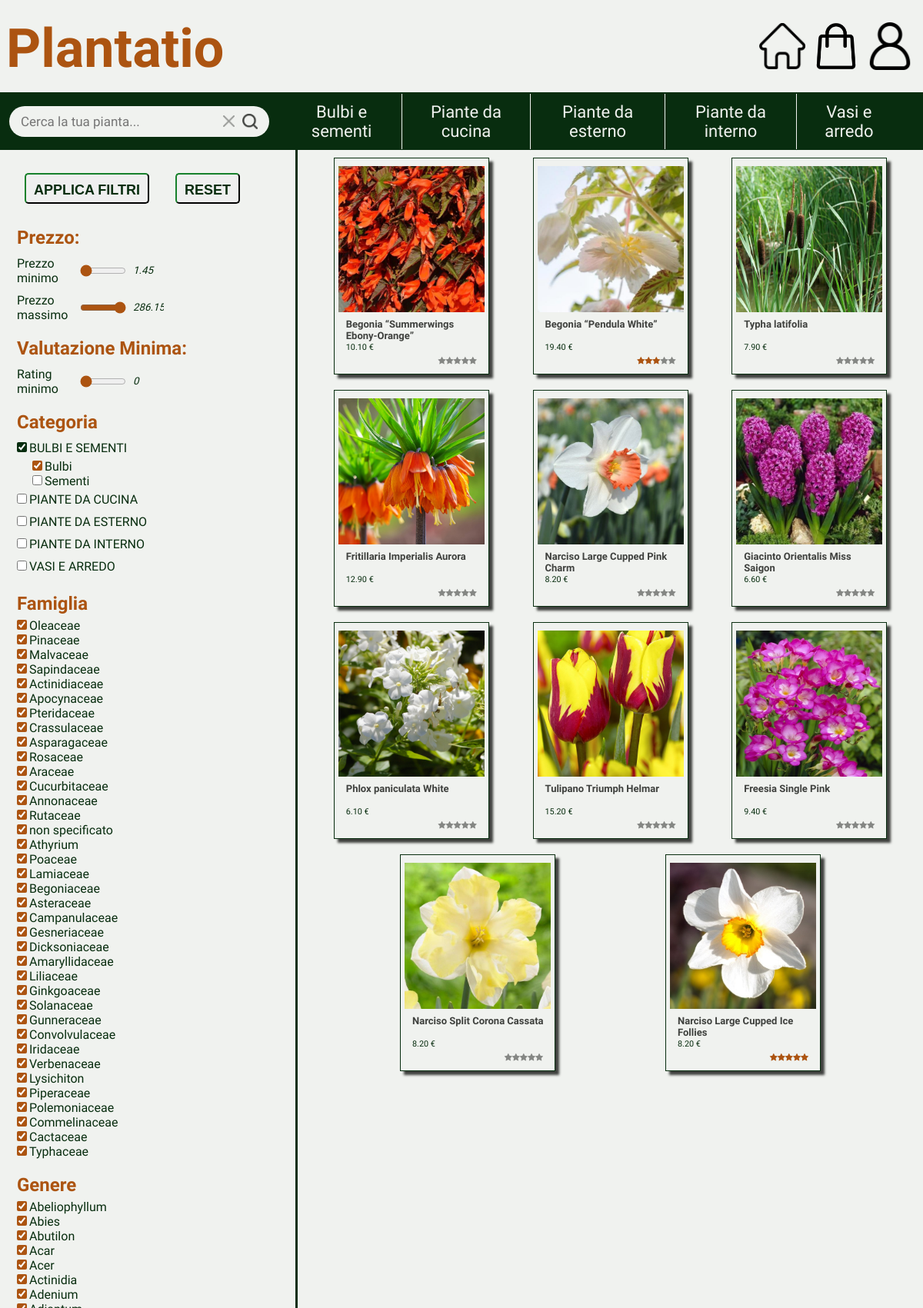
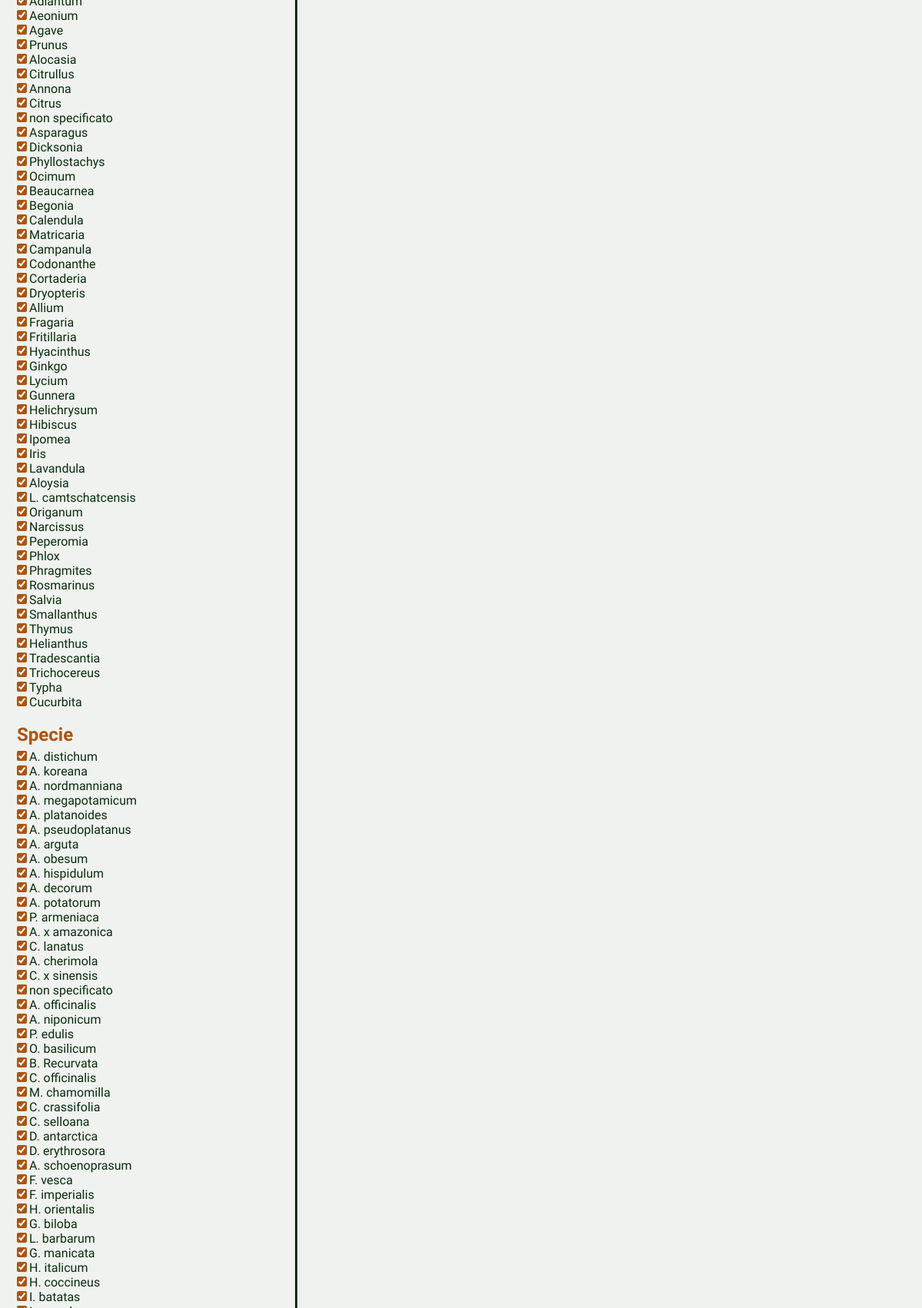
The app's page /search.php?sottocategoriaSelezionata=Bulbi (upper part) with its own data (2 pictures, top to bottom).
### tables this page shows
CREATE TABLE Prodotti (
    nome_prodotto VARCHAR(150) PRIMARY KEY,
    prezzo DECIMAL(10, 2) NOT NULL,
    id_sottocategoria VARCHAR(100) NOT NULL,
    presente BOOLEAN DEFAULT 1,
    stock INT NOT NULL,
    nome_volgare VARCHAR(50),  
    nome_scientifico VARCHAR(50),
    famiglia VARCHAR(50),
    genere VARCHAR(50),
    specie VARCHAR(50),
    dimensioni VARCHAR(30),  
    profumo VARCHAR(30),  
    tipologia_foglia VARCHAR(30),
    colore_foglia VARCHAR(30), 
    descrizione TEXT,
    voto INT NOT NULL
);

### search.php (called while the page is built, shortened)
<?php
require_once 'bootstrap.php';
$templateParams["titolo"] = "Plantatio";
$templateParams["js"] = array("js/search.js", "js/nav.js", "js/header.js");
$templateParams["asideContent"] = "template/filter-panel.php";
if(isset($_GET['sottocategoriaSelezionata'])){
    $templateParams["searchedSubCategory"] = str_replace(' ','',getStringWithSpaces($_GET['sottocategoriaSelezionata']));
    $templateParams["searchedCategory"] = str_replace(' ','', $dbh->getCategoryFromSubcategory(getStringWithSpaces($_GET['sottocategoriaSelezionata']))[0]["id_categoria"]);
    $templateParams["searchResults"] = $dbh->searchProductByName("");
}else if (isset($_GET['categoriaSelezionata'])) {
    $templateParams["searchedCategory"] = str_replace(' ','',getStringWithSpaces($_GET['categoriaSelezionata']));
    $templateParams["searchResults"] = $dbh->searchProductByName("");
}else if(isset($_GET['gruppoSelezionato'])){
    $templateParams["searchedGroup"] = $_GET['gruppoSelezionato'];
    $templateParams["searchResults"] = $dbh->searchProductByName("");
}else if (isset($_GET['fastSearch'])) {
    $templateParams["searchedWord"] = $_GET['fastSearch'];
    $templateParams["searchResults"] = $dbh->searchProductByName($_GET['fastSearch']);
}
$updatedResults = [];
foreach ($templateParams["searchResults"] as $result) {
    $result["nomeGruppo"] = $dbh->getProductGroups($result["nome_prodotto"]);
    $updatedResults[] = $result;
}
$templateParams["searchResults"] = $updatedResults;
require 'template/base.php';
?>

### database/database.php (called while the page is built, shortened)
<?php
class DatabaseHelper
{
    private $db;
    public function __construct($servername, $username, $password, $dbname, $port)
    {
        $this->db = new mysqli($servername, $username, $password, $dbname, $port);
    }
    public function getSubCategoriesFromCategory($nomeCategoria)
    {
        $stmt = $this->db->prepare("SELECT nome_sottocategoria FROM SottoCategorie WHERE id_categoria = ?");
        $stmt->bind_param('s', $nomeCategoria);
        $stmt->execute();
        $result = $stmt->get_result();
        return $result->fetch_all(MYSQLI_ASSOC);
    }
    public function getCategoryFromSubcategory($nomeSottoCategoria)
    {
        $stmt = $this->db->prepare("SELECT id_categoria FROM SottoCategorie WHERE nome_sottocategoria = ?");
        $stmt->bind_param('s', $nomeSottoCategoria);
        $stmt->execute();
        $result = $stmt->get_result();
        return $result->fetch_all(MYSQLI_ASSOC);
    }
    public function getCategories()
    {
        $stmt = $this->db->prepare("SELECT nome_categoria FROM Categorie");
        $stmt->execute();
        $result = $stmt->get_result();
        $categories = $result->fetch_all(MYSQLI_ASSOC);
        foreach ($categories as &$category) {
            $category["sottocategorie"] = array();
            $category["sottocategorie"] = $this->getSubCategoriesFromCategory($category["nome_categoria"]);
        }
        return $categories;
    }
    public function searchProductByName($name)
    {
        $text = "%" . $name . "%";
        $stmt = $this->db->prepare("SELECT * FROM prodotti WHERE nome_prodotto LIKE ? AND stock > 0 ORDER BY RAND()");
        $stmt->bind_param('s', $text);
        $stmt->execute();
        $result = $stmt->get_result();
        return $result->fetch_all(MYSQLI_ASSOC);
    }
    public function getProductGroups($nomeProdotto)
    {
        $stmt = $this->db->prepare("SELECT gruppi.nomeGruppo
                            FROM `prodotti`
                            INNER JOIN appartenenze ON prodotti.nome_prodotto = appartenenze.id_prodotto
                            INNER JOIN gruppi ON gruppi.nomeGruppo = appartenenze.id_gruppo
                            WHERE nome_prodotto = ?");
        $stmt->bind_param('s', $nomeProdotto);
        $stmt->execute();
        $result = $stmt->get_result();
        if ($result->num_rows === 0) {
            $result = "Nessuno";
        } else {
            $rows = $result->fetch_all(MYSQLI_ASSOC);
            $gruppi = array_map(function ($row) {
                return str_replace(' ', '', $row['nomeGruppo']);
            }, $rows);
            $result = implode(' ', $gruppi);
        }
        return $result;
    }
}

### bootstrap.php (called while the page is built, shortened)
<?php
require_once("utils/functions.php");
require_once("database/database.php");
$dbh = new DatabaseHelper("localhost", "root", "", "plantatio", 3306);
$templateParams["categorie"] = $dbh->getCategories();
?>

### utils/functions.php (called while the page is built, shortened)
<?php
function getStringWithSpaces($string)
{
    $id_string = str_replace('_', ' ', $string);
    return $id_string;
}

### template/search-results.php (the view, shortened to what this page needs)
<main class="search-results-main">
    <ul class="search-results-list">
        <?php
        foreach ($templateParams["searchResults"] as $result):
            $result["id_sottocategoria"] = str_replace(' ', '', $result["id_sottocategoria"]);
            $result["famiglia"] = str_replace(' ', '', $result["famiglia"]);
            $result["genere"] = str_replace(' ', '', $result["genere"]);
            $result["specie"] = str_replace(' ', '', $result["specie"]);
            $result["dimensioni"] = str_replace(' ', '', $result["dimensioni"]);
            $result["tipologia_foglia"] = str_replace(' ', '', $result["tipologia_foglia"]);
            $result["colore_foglia"] = str_replace(' ', '', $result["colore_foglia"]);
            $result["profumo"] = str_replace(' ', '', $result["profumo"]);
            ?>
            <li class="<?php
            echo $result["prezzo"] . ' ' .
                $result["voto"] . ' sub-' .
                $result["id_sottocategoria"] . ' ' .
                $result["famiglia"] . ' ' .
                $result["genere"] . ' ' .
                $result["specie"] . ' ' .
                $result["dimensioni"] . ' ' .
                $result["tipologia_foglia"] . ' ' .
                $result["colore_foglia"] . ' ' .
                $result["nomeGruppo"] . ' ' .
                $result["profumo"];
            ?>">
                <a href="product.php?idP=<?php echo getSrc($result['nome_prodotto']) ?>">
                    <img src="./upload/prodotti/<?php echo getSrc($result['nome_prodotto']) ?>.jpg" class="product-image"
                        alt="product image" />
                    <h2><?php echo $result["nome_prodotto"] ?></h2>
                    <p><?php echo $result["prezzo"] ?> €</p>
                    <p>
                        <?php
                        $voto = $result["voto"];
                        for ($i = 1; $i <= $voto; $i++) {
                            echo '<span class="fa fa-star checked"></span>';
                        }
                        for ($i = $voto + 1; $i <= 5; $i++) {
                            echo '<span class="fa fa-star"></span>';
                        }
                        ?>
                    </p>
                </a>
            </li>
            <?php
        endforeach;
        ?>
    </ul>
</main>

### css/style.css (style rules this page uses)
body, nav, header, ul, li, a, h1, input[type="text"], form, button, h3, p { padding: 0%; margin: 0%; font-family: 'Josefin Sans', sans-serif; }
ul { list-style: none; }
body { background-color: #F0F2EF; }
main ul.search-results-list { display: inline-block; text-align: center; }
main ul.search-results-list>li { display: inline-flex; width: 200px; height: 280px; border: 1px solid #082D0F; margin: 10px; justify-content: center; font-size: small; box-shadow: 5px 5px 3px #3F413E; transition: transform 0.2s ease; }
main ul.search-results-list>li>a>img.product-image { width: 190px; height: 190px; }
main ul.search-results-list>li>a>h2 { font-size: small; color: #3F413E; text-align: start; padding-left: 10px; margin: 5px 0px; height: 26px; }
main ul.search-results-list>li>a>p:first-of-type { font-size: smaller; color: #082D0F; text-align: start; padding-left: 10px; margin: 5px 0px; }
main ul.search-results-list>li>a>p:nth-of-type(2) { font-size: smaller; color: #082D0F; text-align: end; padding-right: 10px; margin: 5px 0px; }
main ul.search-results-list>li>a { margin: 10px; width: 100%; }
main ul.search-results-list { display: block; width: 100%; }
main ul.search-results-list>li>a span.checked { color: #AC5411; opacity: 100%; }
main ul.search-results-list>li>a { text-decoration: none; }
main ul.search-results-list>li>a span { color: #3F413E; opacity: 60%; }
@media (min-width: 768px) { main.search-results-main { display: flex; margin: auto; } }
@media (min-width: 768px) { main.search-results-main ul.search-results-list { display: flex; justify-content: space-evenly; flex-wrap: wrap; text-align: left; } }

### records on screen
prodotti: shows a picture, nome_prodotto "Begonia “Summerwings Ebony-Orange”", prezzo "10.10", voto 0 (drawn)
prodotti: shows a picture, nome_prodotto "Begonia “Pendula White”", prezzo "19.40", voto 3 (drawn)
prodotti: shows a picture, nome_prodotto "Typha latifolia", prezzo "7.90", voto 0 (drawn)
prodotti: shows a picture, nome_prodotto "Fritillaria Imperialis Aurora", prezzo "12.90", voto 0 (drawn)
prodotti: shows a picture, nome_prodotto "Narciso Large Cupped Pink Charm", prezzo "8.20", voto 0 (drawn)
prodotti: shows a picture, nome_prodotto "Giacinto Orientalis Miss Saigon", prezzo "6.60", voto 0 (drawn)
prodotti: shows a picture, nome_prodotto "Phlox paniculata White", prezzo "6.10", voto 0 (drawn)
prodotti: shows a picture, nome_prodotto "Tulipano Triumph Helmar", prezzo "15.20", voto 0 (drawn)
prodotti: shows a picture, nome_prodotto "Freesia Single Pink", prezzo "9.40", voto 0 (drawn)
prodotti: shows a picture, nome_prodotto "Narciso Split Corona Cassata", prezzo "8.20", voto 0 (drawn)
prodotti: shows a picture, nome_prodotto "Narciso Large Cupped Ice Follies", prezzo "8.20", voto 5 (drawn)

### other values on screen
$categoria["nome_categoria"] "Bulbi e sementi"
$categoria["nome_categoria"] "Piante da cucina"
$categoria["nome_categoria"] "Piante da esterno"
$categoria["nome_categoria"] "Piante da interno"
$categoria["nome_categoria"] "Vasi e arredo"
$nomecategoriaLabel "BULBI E SEMENTI"
$nomesottocategoriaLabel "Bulbi"
$nomesottocategoriaLabel "Sementi"
$nomecategoriaLabel "PIANTE DA CUCINA"
$nomecategoriaLabel "PIANTE DA ESTERNO"
$nomecategoriaLabel "PIANTE DA INTERNO"
$nomecategoriaLabel "VASI E ARREDO"
str_replace('_', ' ', $filterAttribute) "Famiglia"
$templateParams["attributesValues"][$filterAttribute][$i] "Oleaceae"
$templateParams["attributesValues"][$filterAttribute][$i] "Pinaceae"
